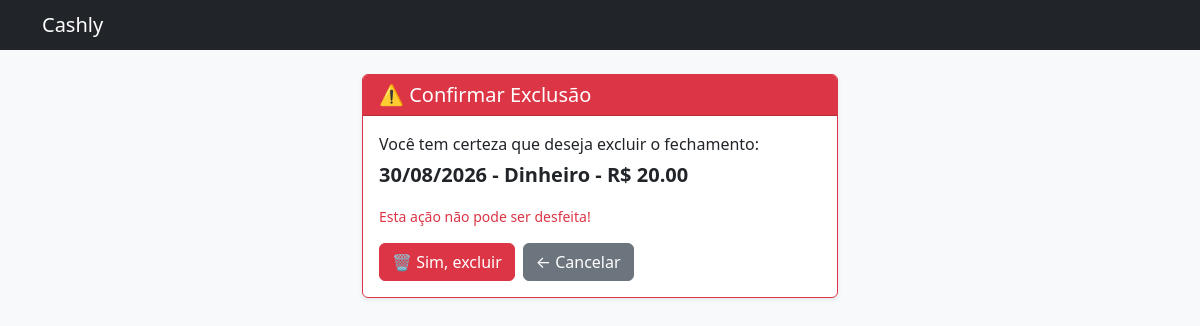
Before: /vendas/2/excluir/ with the older database file.
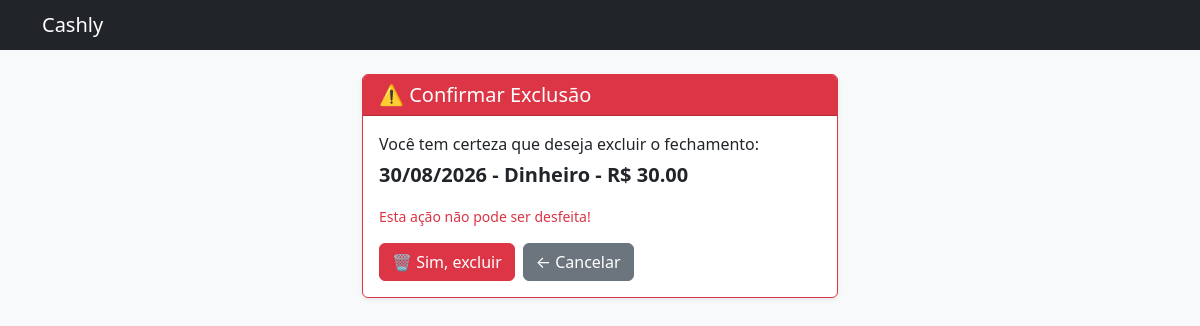
After: the same page with the newer database file.
### vendas/models.py (models this page shows, shortened)
class Vendas(models.Model):
    data = models.DateField(default=timezone.localdate)
    TIPO_PAGAMENTO = [
        ('DINHEIRO', 'Dinheiro'),
        ('PIX', 'Pix'),
        ('DEBITO', 'Débito'),
        ('CREDITO', 'Crédito'),
    ]
    tipo_pagamento = models.CharField(max_length=10, choices=TIPO_PAGAMENTO)
    valor_total = models.DecimalField(max_digits=10, decimal_places=2)
    BANDEIRA_CARTAO = [
        ('VISA', 'Visa'),
        ('MASTERCARD', 'Mastercard'),
        ('ELO', 'Elo'),
    ]
    bandeira_cartao = models.CharField(max_length=30, choices=BANDEIRA_CARTAO, blank=True)
    responsavel = models.CharField(max_length=100)
    num_caixa =  models.CharField(max_length=20, blank=True)
    obs = models.TextField(blank=True)
    conferido = models.BooleanField(default=False)

### vendas/views.py (the view)
# urls.py: path('<int:pk>/excluir/', views.excluir_vendas, name='excluir_vendas'),
def excluir_vendas(request, pk):
    venda = venda = get_object_or_404(Vendas, pk=pk)
    if request.method == 'POST':
        venda.delete()
        return redirect('listar_vendas')
    return render(request, 'confirmar_exclusao.html', {'venda': venda})

### vendas/templates/confirmar_exclusao.html (shortened to what this page needs)
<!DOCTYPE html>
<html lang="pt-br">
<head>
    <link href="https://cdn.jsdelivr.net/npm/bootstrap@5.3.3/dist/css/bootstrap.min.css" rel="stylesheet">
</head>
<body class="bg-light">
    <nav class="navbar navbar-dark bg-dark mb-4">
        <div class="container">
            <span class="navbar-brand mb-0 h1">Cashly</span>
        </div>
    </nav>
    <main class="container pb-5" style="max-width: 500px;">
        <div class="card border-danger shadow-sm">
            <div class="card-header bg-danger text-white">
                <h1 class="h5 mb-0">⚠️ Confirmar Exclusão</h1>
            </div>
            <div class="card-body">
                <p class="mb-1">Você tem certeza que deseja excluir o fechamento:</p>
                <p class="fw-bold fs-5 text-dark">
                    {{ venda.data|date:"d/m/Y" }} -
                    {{ venda.get_tipo_pagamento_display }} -
                    R$ {{ venda.valor_total }}
                </p>
                <p class="text-danger small mb-3">Esta ação não pode ser desfeita!</p>
                <form method="post">
                    <div class="d-flex gap-2">
                        <button type="submit" class="btn btn-danger">🗑️ Sim, excluir</button>
                        <a href="{% url 'listar_vendas' %}" class="btn btn-secondary">← Cancelar</a>
                    </div>
                </form>
            </div>
        </div>
    </main>
</body>
</html>

Changed rows visible on the page:
changed Vendas "Dinheiro": valor_total "20.00" → "30.00"
